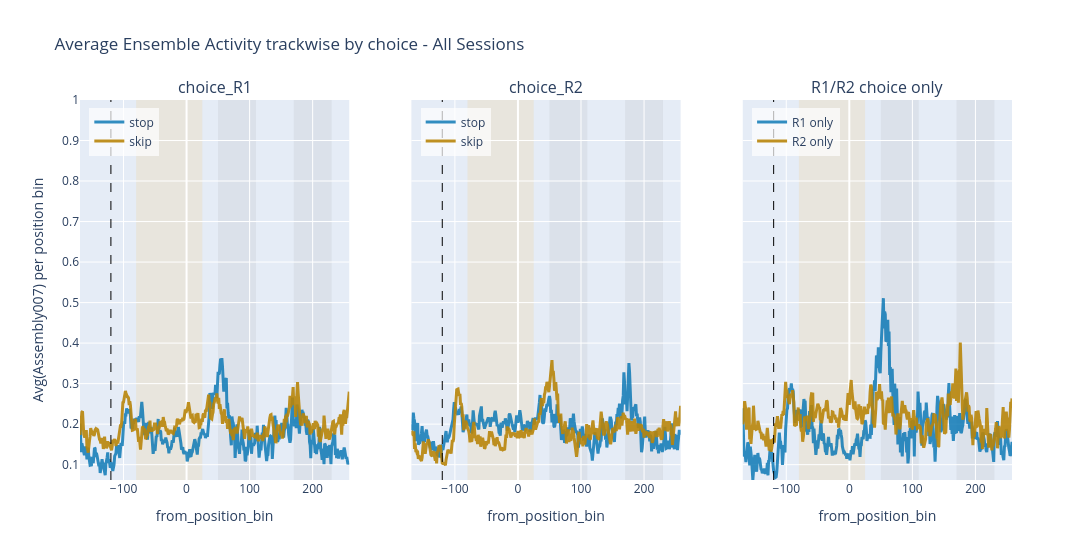

Notebook code cell kept with this figure:
### Code cell
# Average ensemble separated by choice_R1 vs choice_R2
session_ids_keep = globals().get("session_ids_keep", ens_data.index.get_level_values("session_id").unique().tolist())
session_selection_label = globals().get("session_selection_label", "All Sessions")
ens_choice = ens_data.loc[ens_data.index.get_level_values("session_id").isin(session_ids_keep)]

choice_R1 = (
    ens_choice
    .groupby(["from_position_bin", "choice_R1"], as_index=False)[Assembly]
    .mean()
    .rename(columns={Assembly: "Assembly_mean"})
)
choice_R2 = (
    ens_choice
    .groupby(["from_position_bin", "choice_R2"], as_index=False)[Assembly]
    .mean()
    .rename(columns={Assembly: "Assembly_mean"})
)
choice_R1_only = (
    ens_choice[(ens_choice["choice_R1"] == 1) & (ens_choice["choice_R2"] == 0)]
    .groupby("from_position_bin", as_index=False)[Assembly]
    .mean()
    .rename(columns={Assembly: "Assembly_mean"})
)
choice_R2_only = (
    ens_choice[(ens_choice["choice_R2"] == 1) & (ens_choice["choice_R1"] == 0)]
    .groupby("from_position_bin", as_index=False)[Assembly]
    .mean()
    .rename(columns={Assembly: "Assembly_mean"})
)
choice_R1["from_position_bin"] = choice_R1["from_position_bin"].astype(str)
choice_R2["from_position_bin"] = choice_R2["from_position_bin"].astype(str)
choice_R1_only["from_position_bin"] = choice_R1_only["from_position_bin"].astype(str)
choice_R2_only["from_position_bin"] = choice_R2_only["from_position_bin"].astype(str)

fig = make_subplots(rows=1, cols=3, subplot_titles=("choice_R1", "choice_R2", "R1/R2 choice only"), shared_yaxes=True)
for value, label, color, opacity in [(1, "stop", "#0072B2", 0.8), (0, "skip", "#B8860B", 0.9)]:
    choice_R1_value = choice_R1[choice_R1["choice_R1"] == value]
    fig.add_trace(go.Scatter(x=choice_R1_value["from_position_bin"], y=choice_R1_value["Assembly_mean"], mode="lines", name=label, line=dict(color=color, width=3), opacity=opacity, legend="legend"), row=1, col=1)
for value, label, color, opacity in [(1, "stop", "#0072B2", 0.8), (0, "skip", "#B8860B", 0.9)]:
    choice_R2_value = choice_R2[choice_R2["choice_R2"] == value]
    fig.add_trace(go.Scatter(x=choice_R2_value["from_position_bin"], y=choice_R2_value["Assembly_mean"], mode="lines", name=label, line=dict(color=color, width=3), opacity=opacity, legend="legend2"), row=1, col=2)
fig.add_trace(go.Scatter(x=choice_R1_only["from_position_bin"], y=choice_R1_only["Assembly_mean"], mode="lines", name="R1 only", line=dict(color="#0072B2", width=3), opacity=0.8, legend="legend3"), row=1, col=3)
fig.add_trace(go.Scatter(x=choice_R2_only["from_position_bin"], y=choice_R2_only["Assembly_mean"], mode="lines", name="R2 only", line=dict(color="#B8860B", width=3), opacity=0.9, legend="legend3"), row=1, col=3)
y_min = pd.concat([choice_R1["Assembly_mean"], choice_R2["Assembly_mean"], choice_R1_only["Assembly_mean"], choice_R2_only["Assembly_mean"]], ignore_index=True).min()

fig.update_layout(
    title=f"Average Ensemble Activity trackwise by choice - {session_selection_label}",
    yaxis_title=f"Avg({Assembly}) per position bin",
    width=1400,
    legend=dict(x=fig.layout.xaxis.domain[0] + 0.01, y=fig.layout.yaxis.domain[1] - 0.02, xanchor="left", yanchor="top", bgcolor="rgba(255,255,255,0.7)"),
    legend2=dict(x=fig.layout.xaxis2.domain[0] + 0.01, y=fig.layout.yaxis2.domain[1] - 0.02, xanchor="left", yanchor="top", bgcolor="rgba(255,255,255,0.7)"),
    legend3=dict(x=fig.layout.xaxis3.domain[0] + 0.01, y=fig.layout.yaxis.domain[1] - 0.02, xanchor="left", yanchor="top", bgcolor="rgba(255,255,255,0.7)"),
)
fig.update_xaxes(title_text="from_position_bin", type="linear", row=1, col=1)
fig.update_xaxes(title_text="from_position_bin", type="linear", row=1, col=2)
fig.update_xaxes(title_text="from_position_bin", type="linear", row=1, col=3)
fig.update_yaxes(range=[y_min, 1])

for col in [1, 2, 3]:
    fig.add_vrect(x0=-80, x1=25, fillcolor="orange", opacity=0.1, layer="below", line_width=0, row=1, col=col)
    fig.add_vrect(x0=50, x1=110, fillcolor="grey", opacity=0.1, layer="below", line_width=0, row=1, col=col)
    fig.add_vrect(x0=170, x1=230, fillcolor="grey", opacity=0.1, layer="below", line_width=0, row=1, col=col)
    fig.add_vline(x=-120, line_dash="dash", line_color="black", line_width=1, row=1, col=col)

fig.show()

### Figure 1 — Plotly figure (JSON) as saved in the notebook; plotly's stock layout.template omitted (floating-point values rounded to 4 significant figures; data arrays with more than 128 entries replaced by an {"elided": "..."} marker saying what was removed)
{"data": [{"legend": "legend", "line": {"color": "#0072B2", "width": 3}, "mode": "lines", "name": "stop", "opacity": 0.8, "type": "scatter", "x": {"elided": "428 str values"}, "xaxis": "x", "y": {"elided": "428 float values"}, "yaxis": "y"}, {"legend": "legend", "line": {"color": "#B8860B", "width": 3}, "mode": "lines", "name": "skip", "opacity": 0.9, "type": "scatter", "x": {"elided": "428 str values"}, "xaxis": "x", "y": {"elided": "428 float values"}, "yaxis": "y"}, {"legend": "legend2", "line": {"color": "#0072B2", "width": 3}, "mode": "lines", "name": "stop", "opacity": 0.8, "type": "scatter", "x": {"elided": "428 str values"}, "xaxis": "x2", "y": {"elided": "428 float values"}, "yaxis": "y2"}, {"legend": "legend2", "line": {"color": "#B8860B", "width": 3}, "mode": "lines", "name": "skip", "opacity": 0.9, "type": "scatter", "x": {"elided": "428 str values"}, "xaxis": "x2", "y": {"elided": "428 float values"}, "yaxis": "y2"}, {"legend": "legend3", "line": {"color": "#0072B2", "width": 3}, "mode": "lines", "name": "R1 only", "opacity": 0.8, "type": "scatter", "x": {"elided": "428 str values"}, "xaxis": "x3", "y": {"elided": "428 float values"}, "yaxis": "y3"}, {"legend": "legend3", "line": {"color": "#B8860B", "width": 3}, "mode": "lines", "name": "R2 only", "opacity": 0.9, "type": "scatter", "x": {"elided": "428 str values"}, "xaxis": "x3", "y": {"elided": "428 float values"}, "yaxis": "y3"}], "layout": {"annotations": [{"font": {"size": 16}, "showarrow": false, "text": "choice_R1", "x": 0.1444, "xanchor": "center", "xref": "paper", "y": 1, "yanchor": "bottom", "yref": "paper"}, {"font": {"size": 16}, "showarrow": false, "text": "choice_R2", "x": 0.5, "xanchor": "center", "xref": "paper", "y": 1, "yanchor": "bottom", "yref": "paper"}, {"font": {"size": 16}, "showarrow": false, "text": "R1/R2 choice only", "x": 0.8556, "xanchor": "center", "xref": "paper", "y": 1, "yanchor": "bottom", "yref": "paper"}], "legend": {"bgcolor": "rgba(255,255,255,0.7)", "x": 0.01, "xanchor": "left", "y": 0.98, "yanchor": "top"}, "legend2": {"bgcolor": "rgba(255,255,255,0.7)", "x": 0.3656, "xanchor": "left", "y": 0.98, "yanchor": "top"}, "legend3": {"bgcolor": "rgba(255,255,255,0.7)", "x": 0.7211, "xanchor": "left", "y": 0.98, "yanchor": "top"}, "shapes": [{"fillcolor": "orange", "layer": "below", "line": {"width": 0}, "opacity": 0.1, "type": "rect", "x0": -80, "x1": 25, "xref": "x", "y0": 0, "y1": 1, "yref": "y domain"}, {"fillcolor": "grey", "layer": "below", "line": {"width": 0}, "opacity": 0.1, "type": "rect", "x0": 50, "x1": 110, "xref": "x", "y0": 0, "y1": 1, "yref": "y domain"}, {"fillcolor": "grey", "layer": "below", "line": {"width": 0}, "opacity": 0.1, "type": "rect", "x0": 170, "x1": 230, "xref": "x", "y0": 0, "y1": 1, "yref": "y domain"}, {"line": {"color": "black", "dash": "dash", "width": 1}, "type": "line", "x0": -120, "x1": -120, "xref": "x", "y0": 0, "y1": 1, "yref": "y domain"}, {"fillcolor": "orange", "layer": "below", "line": {"width": 0}, "opacity": 0.1, "type": "rect", "x0": -80, "x1": 25, "xref": "x2", "y0": 0, "y1": 1, "yref": "y2 domain"}, {"fillcolor": "grey", "layer": "below", "line": {"width": 0}, "opacity": 0.1, "type": "rect", "x0": 50, "x1": 110, "xref": "x2", "y0": 0, "y1": 1, "yref": "y2 domain"}, {"fillcolor": "grey", "layer": "below", "line": {"width": 0}, "opacity": 0.1, "type": "rect", "x0": 170, "x1": 230, "xref": "x2", "y0": 0, "y1": 1, "yref": "y2 domain"}, {"line": {"color": "black", "dash": "dash", "width": 1}, "type": "line", "x0": -120, "x1": -120, "xref": "x2", "y0": 0, "y1": 1, "yref": "y2 domain"}, {"fillcolor": "orange", "layer": "below", "line": {"width": 0}, "opacity": 0.1, "type": "rect", "x0": -80, "x1": 25, "xref": "x3", "y0": 0, "y1": 1, "yref": "y3 domain"}, {"fillcolor": "grey", "layer": "below", "line": {"width": 0}, "opacity": 0.1, "type": "rect", "x0": 50, "x1": 110, "xref": "x3", "y0": 0, "y1": 1, "yref": "y3 domain"}, {"fillcolor": "grey", "layer": "below", "line": {"width": 0}, "opacity": 0.1, "type": "rect", "x0": 170, "x1": 230, "xref": "x3", "y0": 0, "y1": 1, "yref": "y3 domain"}, {"line": {"color": "black", "dash": "dash", "width": 1}, "type": "line", "x0": -120, "x1": -120, "xref": "x3", "y0": 0, "y1": 1, "yref": "y3 domain"}], "title": {"text": "Average Ensemble Activity trackwise by choice - All Sessions"}, "width": 1400, "xaxis": {"anchor": "y", "domain": [0, 0.2889], "title": {"text": "from_position_bin"}, "type": "linear"}, "xaxis2": {"anchor": "y2", "domain": [0.3556, 0.6444], "title": {"text": "from_position_bin"}, "type": "linear"}, "xaxis3": {"anchor": "y3", "domain": [0.7111, 1], "title": {"text": "from_position_bin"}, "type": "linear"}, "yaxis": {"anchor": "x", "domain": [0, 1], "range": [0.06213, 1], "title": {"text": "Avg(Assembly007) per position bin"}}, "yaxis2": {"anchor": "x2", "domain": [0, 1], "matches": "y", "range": [0.06213, 1], "showticklabels": false}, "yaxis3": {"anchor": "x3", "domain": [0, 1], "matches": "y", "range": [0.06213, 1], "showticklabels": false}}}
